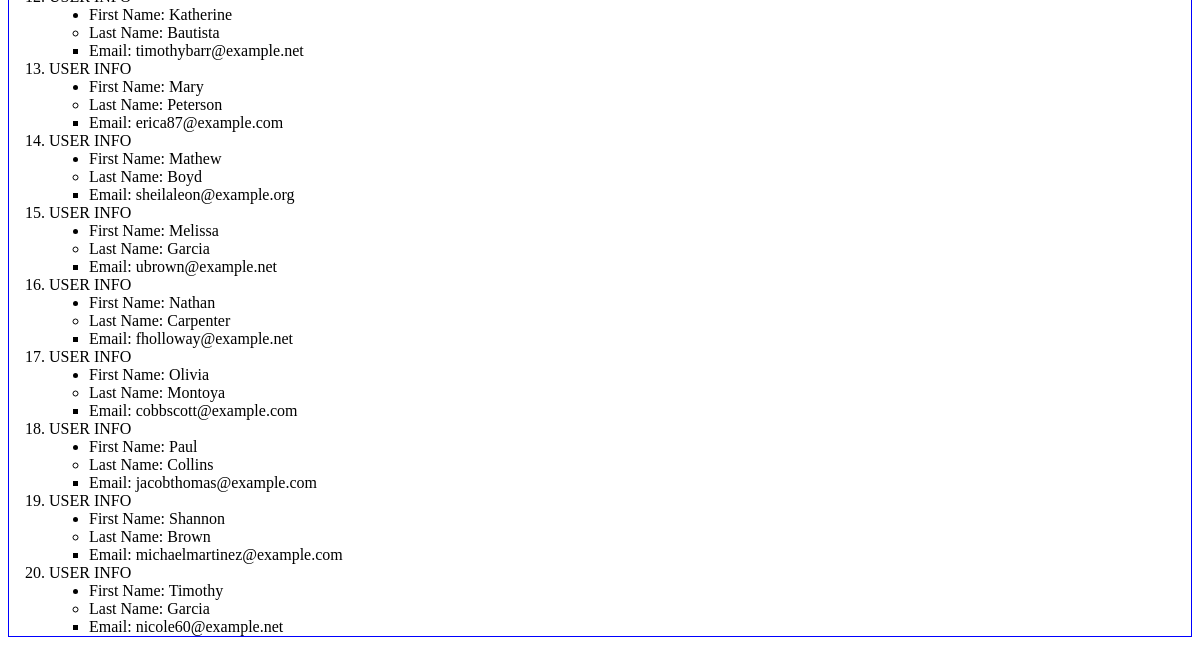
Page /second_app/users/ (lower part) on the earlier database version.
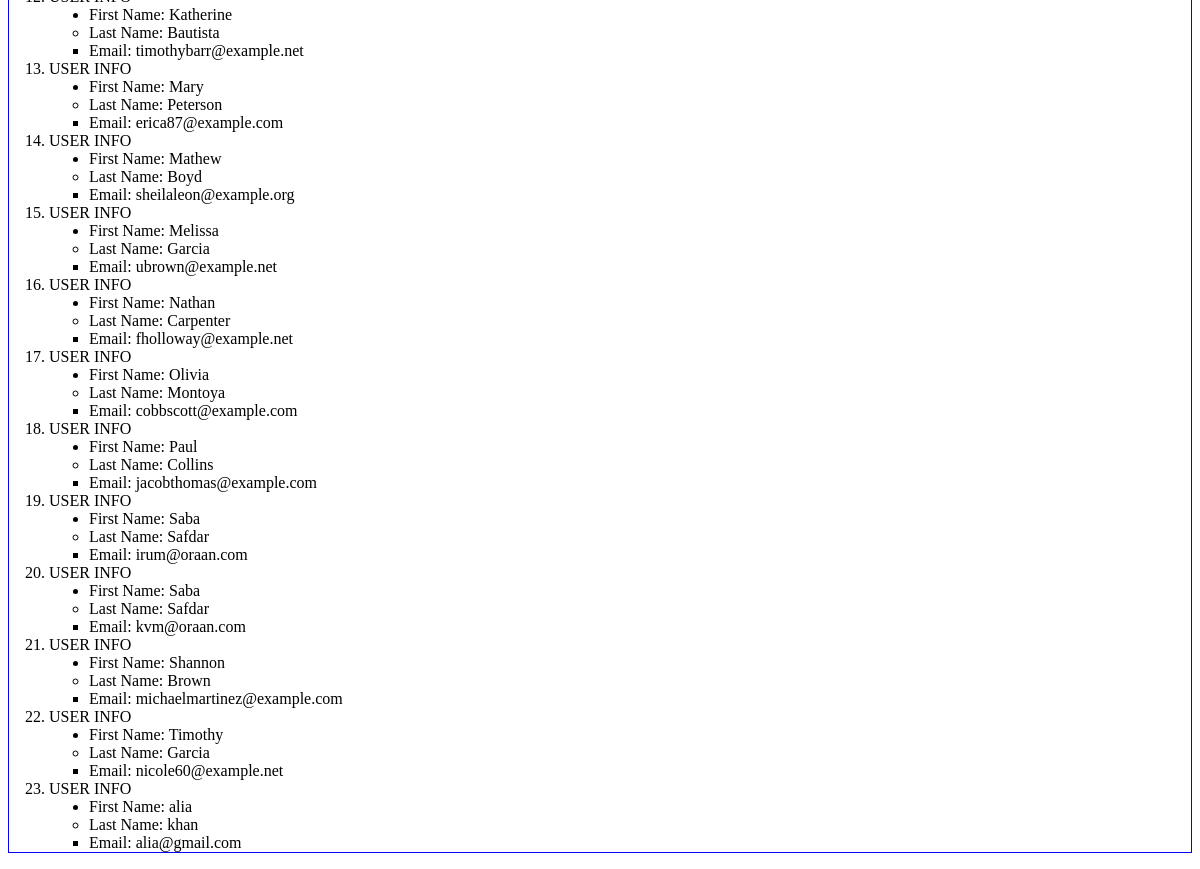
Same page on the later database version.
### second_app/models.py (models this page shows, shortened)
class User(models.Model):
    first_name = models.CharField(max_length=128)
    last_name = models.CharField(max_length=128)
    email = models.EmailField(max_length=264,unique=True)

### second_app/views.py (the view)
def users(request):
        user_list = User.objects.order_by('first_name')
        user_dict = {'user_acc': user_list}
        return render(request,'second_app/user.html',context=user_dict)

### templates/second_app/user.html (shortened to what this page needs)
<!DOCTYPE html>
{% load static %}
<html lang="en">
<head>
    <link rel="stylesheet" href="{% static "css/mystyle.css" %}" />
</head>
<body>
    {% if user_acc %}
    <ol class="list">
        {% for person in user_acc %}
        <li>USER INFO</li>
        <ul>
            <li class="one">First Name: {{ person.first_name }}</li>
            <li class="two">Last Name: {{ person.last_name}}</li>
            <li class="three">Email: {{ person.email}}</li>
        </ul>
    {% endfor %}
    </ol>
    {% endif %}
</body>
</html>

Differences in the rows shown:
added User: first_name "Saba", last_name "Safdar", email "irum@oraan.com"
added User: first_name "Saba", last_name "Safdar", email "kvm@oraan.com"
added User: first_name "alia", last_name "khan", email "alia@gmail.com"
